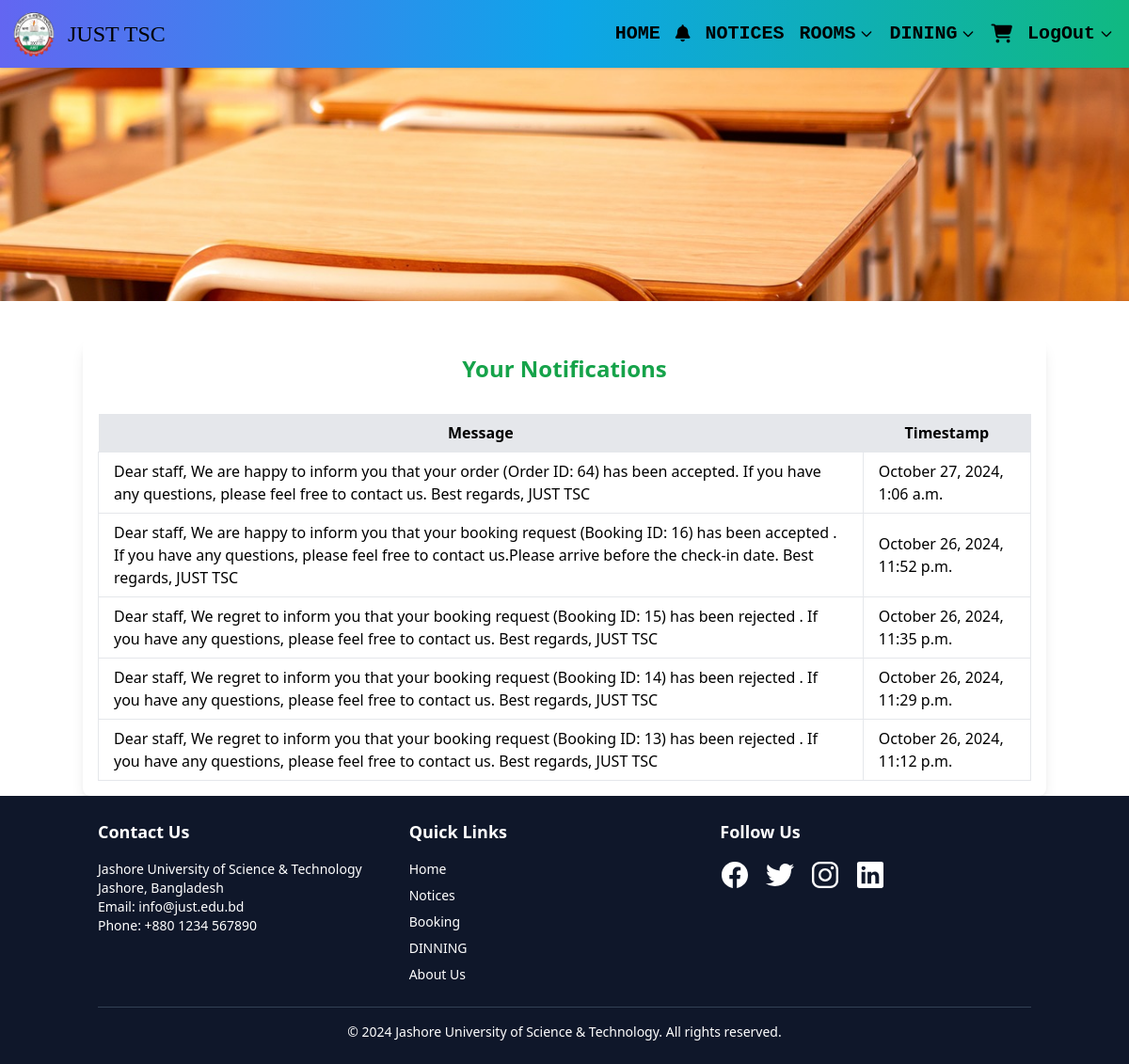
The app's page /my_notifications/ (signed in) with its own data.
### TSC/models.py (models this page shows, shortened)
class Notification(models.Model):
    user = models.ForeignKey(settings.AUTH_USER_MODEL, on_delete=models.CASCADE)  # Link to the User model
    message = models.TextField()
    timestamp = models.DateTimeField(auto_now_add=True)
    read = models.BooleanField(default=False)  # Field to track if the notification is read

### TSC/views.py (the view)
# urls.py: path('my_notifications/', views.user_notifications, name='my_notifications'),
@custom_login_required
def user_notifications(request):
    notifications = Notification.objects.filter(user=request.user).order_by('-timestamp')
    notifications.update(read=True)  # Update all notifications to read if you want to mark them as read
    return render(request, 'user_notifications.html', {
        'notifications': notifications,
    })

### TSC/views.py (called while the page is built)
def custom_login_required(function=None, redirect_field_name='next', login_url=None):
    @wraps(function)
    def _wrapped_view(request, *args, **kwargs):
        if not request.user.is_authenticated:
            messages.info(request, "You need to log in first to access this page.")
            return redirect('login')
        return function(request, *args, **kwargs)
    return _wrapped_view

### templates/user_notifications.html
{% extends "image.html" %}
{% block first %}
<div class="container mx-auto mt-10 p-4 bg-white rounded-lg shadow-lg">
    <h2 class="text-2xl font-bold text-center text-green-600 mb-8">Your Notifications</h2>
    <table class="min-w-full divide-y divide-gray-300">
        <thead class="bg-gray-200">
            <tr>
                <th class="px-4 py-2">Message</th>
                <th class="px-4 py-2">Timestamp</th>
            </tr>
        </thead>
        <tbody class="bg-white divide-y divide-gray-300">
            {% if notifications %}
                {% for notification in notifications %}
                    <tr class="{% if not notification.read %}font-bold{% endif %}">
                        <td class="border px-4 py-2">{{ notification.message }}</td>
                        <td class="border px-4 py-2">{{ notification.timestamp|date:"F j, Y, g:i a" }}</td>
                    </tr>
                {% endfor %}
            {% else %}
                <tr>
                    <td colspan="2" class="text-center py-4"><strong>No notifications found.</strong></td>
                </tr>
            {% endif %}
        </tbody>
    </table>
</div>
{% endblock %}

### templates/navbar.html (style rules this page uses)
html, body { height: 100%; margin: 0; }

### records on screen
Notification: message "Dear staff, We are happy to inform you that your order (Order ID: 64) has been accepted. If you have any questions, please feel free to contact us. Best regards, JUST TSC", timestamp "October 27, 2024, 1:06 a.m."
Notification: message "Dear staff, We are happy to inform you that your booking request (Booking ID: 16) has been accepted . If you have any questions, please feel free to contact us.Please arrive before the check-in date. Best regards, JUST TSC", timestamp "October 26, 2024, 11:52 p.m."
Notification: message "Dear staff, We regret to inform you that your booking request (Booking ID: 15) has been rejected . If you have any questions, please feel free to contact us. Best regards, JUST TSC", timestamp "October 26, 2024, 11:35 p.m."
Notification: message "Dear staff, We regret to inform you that your booking request (Booking ID: 14) has been rejected . If you have any questions, please feel free to contact us. Best regards, JUST TSC", timestamp "October 26, 2024, 11:29 p.m."
Notification: message "Dear staff, We regret to inform you that your booking request (Booking ID: 13) has been rejected . If you have any questions, please feel free to contact us. Best regards, JUST TSC", timestamp "October 26, 2024, 11:12 p.m."
